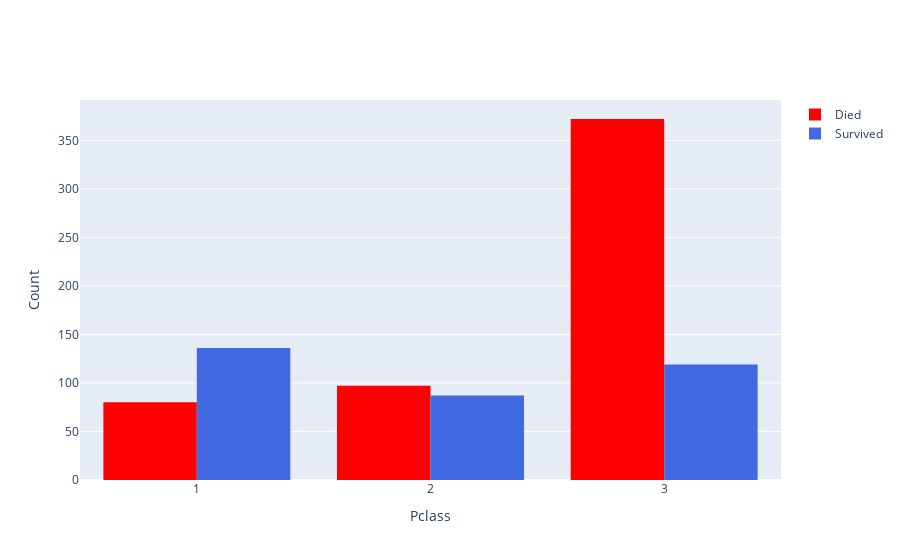

Notebook code for this chart:
### Markdown cell above
### Pclass

### Code cell
fig = go.Figure(data =
                        px.histogram(df[df['Survived']==0], x='Pclass').data 
                        + px.histogram(df[df['Survived']==1], x='Pclass').data )
fig.update_layout(
    xaxis_title="Pclass",
    yaxis_title="Count",
)
fig.update_xaxes(type='category', categoryarray = [1,2,3])

fig.data[0].name= 'Died'
fig.data[0].showlegend= True
fig.data[0].marker = {'color':'red'}
fig.data[1].name= 'Survived'
fig.data[1].showlegend= True
fig.data[1].marker = {'color':'royalblue'}

fig

### Figure 1 — Plotly figure (JSON) as saved in the notebook; plotly's stock layout.template omitted (floating-point values rounded to 4 significant figures; data arrays with more than 128 entries replaced by an {"elided": "..."} marker saying what was removed)
{"data": [{"alignmentgroup": "True", "bingroup": "x", "hovertemplate": "Pclass=%{x}<br>count=%{y}<extra></extra>", "legendgroup": "", "marker": {"color": "red"}, "name": "Died", "offsetgroup": "", "orientation": "v", "showlegend": true, "type": "histogram", "x": {"elided": "549 int values"}, "xaxis": "x", "yaxis": "y"}, {"alignmentgroup": "True", "bingroup": "x", "hovertemplate": "Pclass=%{x}<br>count=%{y}<extra></extra>", "legendgroup": "", "marker": {"color": "royalblue"}, "name": "Survived", "offsetgroup": "", "orientation": "v", "showlegend": true, "type": "histogram", "x": {"elided": "342 int values"}, "xaxis": "x", "yaxis": "y"}], "layout": {"autosize": true, "xaxis": {"autorange": true, "categoryarray": [1, 2, 3], "range": [-0.5, 2.5], "title": {"text": "Pclass"}, "type": "category"}, "yaxis": {"autorange": true, "range": [0, 391.6], "title": {"text": "Count"}}}}
